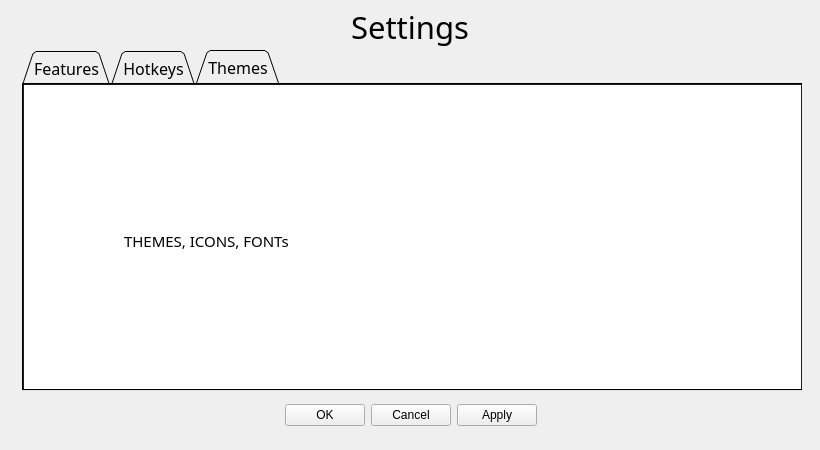
<?xml version="1.0" encoding="UTF-8"?>
<ui version="4.0">
 <class>SettingsWindow</class>
 <widget class="QWidget" name="SettingsWindow">
  <property name="geometry">
   <rect>
    <x>0</x>
    <y>0</y>
    <width>820</width>
    <height>450</height>
   </rect>
  </property>
  <property name="font">
   <font>
    <family>Print Clearly</family>
    <pointsize>18</pointsize>
   </font>
  </property>
  <property name="windowTitle">
   <string>Form</string>
  </property>
  <property name="autoFillBackground">
   <bool>true</bool>
  </property>
  <property name="styleSheet">
   <string notr="true"/>
  </property>
  <widget class="QTabWidget" name="tabWidget">
   <property name="geometry">
    <rect>
     <x>22</x>
     <y>50</y>
     <width>781</width>
     <height>341</height>
    </rect>
   </property>
   <property name="palette">
    <palette>
     <active>
      <colorrole role="Button">
       <brush brushstyle="SolidPattern">
        <color alpha="0">
         <red>0</red>
         <green>0</green>
         <blue>0</blue>
        </color>
       </brush>
      </colorrole>
      <colorrole role="Base">
       <brush brushstyle="SolidPattern">
        <color alpha="0">
         <red>0</red>
         <green>0</green>
         <blue>0</blue>
        </color>
       </brush>
      </colorrole>
      <colorrole role="Window">
       <brush brushstyle="SolidPattern">
        <color alpha="0">
         <red>0</red>
         <green>0</green>
         <blue>0</blue>
        </color>
       </brush>
      </colorrole>
     </active>
     <inactive>
      <colorrole role="Button">
       <brush brushstyle="SolidPattern">
        <color alpha="0">
         <red>0</red>
         <green>0</green>
         <blue>0</blue>
        </color>
       </brush>
      </colorrole>
      <colorrole role="Base">
       <brush brushstyle="SolidPattern">
        <color alpha="0">
         <red>0</red>
         <green>0</green>
         <blue>0</blue>
        </color>
       </brush>
      </colorrole>
      <colorrole role="Window">
       <brush brushstyle="SolidPattern">
        <color alpha="0">
         <red>0</red>
         <green>0</green>
         <blue>0</blue>
        </color>
       </brush>
      </colorrole>
     </inactive>
     <disabled>
      <colorrole role="Button">
       <brush brushstyle="SolidPattern">
        <color alpha="0">
         <red>0</red>
         <green>0</green>
         <blue>0</blue>
        </color>
       </brush>
      </colorrole>
      <colorrole role="Base">
       <brush brushstyle="SolidPattern">
        <color alpha="0">
         <red>0</red>
         <green>0</green>
         <blue>0</blue>
        </color>
       </brush>
      </colorrole>
      <colorrole role="Window">
       <brush brushstyle="SolidPattern">
        <color alpha="0">
         <red>0</red>
         <green>0</green>
         <blue>0</blue>
        </color>
       </brush>
      </colorrole>
     </disabled>
    </palette>
   </property>
   <property name="font">
    <font>
     <family>Quicksand Book</family>
     <pointsize>12</pointsize>
     <kerning>true</kerning>
    </font>
   </property>
   <property name="focusPolicy">
    <enum>Qt::NoFocus</enum>
   </property>
   <property name="styleSheet">
    <string notr="true">QTabBar::tab{
	background-color: rgb(129, 129, 129);
	color: rgb(255, 255, 255);
	padding-left:20px;
	padding-right: 20px;
	padding-top: 5px;
	padding-bottom: 7px;
	margin: 1px;
	border-radius: 2px;
}


QTabBar::tab:selected{
	background-color: rgb(88, 88, 88);
}

background-color: white;
</string>
   </property>
   <property name="tabPosition">
    <enum>QTabWidget::North</enum>
   </property>
   <property name="tabShape">
    <enum>QTabWidget::Triangular</enum>
   </property>
   <property name="currentIndex">
    <number>2</number>
   </property>
   <property name="usesScrollButtons">
    <bool>true</bool>
   </property>
   <property name="documentMode">
    <bool>false</bool>
   </property>
   <widget class="QWidget" name="features">
    <property name="styleSheet">
     <string notr="true">background-color: rgb(255, 255, 255);</string>
    </property>
    <attribute name="title">
     <string>Features</string>
    </attribute>
    <widget class="QWidget" name="horizontalLayoutWidget">
     <property name="geometry">
      <rect>
       <x>40</x>
       <y>80</y>
       <width>691</width>
       <height>201</height>
      </rect>
     </property>
     <layout class="QHBoxLayout" name="horizontalLayout_4">
      <item>
       <layout class="QVBoxLayout" name="verticalLayout_2">
        <item>
         <widget class="QCheckBox" name="runOnStartup">
          <property name="font">
           <font>
            <family>Print Clearly</family>
            <pointsize>24</pointsize>
           </font>
          </property>
          <property name="styleSheet">
           <string notr="true">QCheckBox::indicator {
width: 20px;
height: 20px;
}</string>
          </property>
          <property name="text">
           <string>Run on startup</string>
          </property>
          <property name="checked">
           <bool>true</bool>
          </property>
          <property name="tristate">
           <bool>false</bool>
          </property>
         </widget>
        </item>
        <item>
         <widget class="QCheckBox" name="highlightOngoing">
          <property name="font">
           <font>
            <family>Print Clearly</family>
            <pointsize>24</pointsize>
           </font>
          </property>
          <property name="styleSheet">
           <string notr="true">QCheckBox::indicator {
width: 20px;
height: 20px;
}</string>
          </property>
          <property name="text">
           <string>Highlight ongoing tasks</string>
          </property>
          <property name="checked">
           <bool>true</bool>
          </property>
          <property name="tristate">
           <bool>false</bool>
          </property>
         </widget>
        </item>
        <item>
         <widget class="QCheckBox" name="highlightOverdue">
          <property name="font">
           <font>
            <family>Print Clearly</family>
            <pointsize>24</pointsize>
           </font>
          </property>
          <property name="styleSheet">
           <string notr="true">QCheckBox::indicator {
width: 20px;
height: 20px;
}</string>
          </property>
          <property name="text">
           <string>Highlight overdue tasks</string>
          </property>
          <property name="checked">
           <bool>true</bool>
          </property>
          <property name="tristate">
           <bool>false</bool>
          </property>
         </widget>
        </item>
       </layout>
      </item>
      <item>
       <layout class="QVBoxLayout" name="verticalLayout">
        <property name="spacing">
         <number>0</number>
        </property>
        <item>
         <widget class="QCheckBox" name="commandColors">
          <property name="font">
           <font>
            <family>Print Clearly</family>
            <pointsize>24</pointsize>
           </font>
          </property>
          <property name="styleSheet">
           <string notr="true">QCheckBox::indicator {
width: 20px;
height: 20px;
}</string>
          </property>
          <property name="text">
           <string>Command keyword colours</string>
          </property>
          <property name="checked">
           <bool>true</bool>
          </property>
          <property name="tristate">
           <bool>false</bool>
          </property>
         </widget>
        </item>
        <item>
         <widget class="QCheckBox" name="spellcheck">
          <property name="font">
           <font>
            <family>Print Clearly</family>
            <pointsize>24</pointsize>
           </font>
          </property>
          <property name="styleSheet">
           <string notr="true">QCheckBox::indicator {
width: 20px;
height: 20px;
}</string>
          </property>
          <property name="text">
           <string>Spellcheck</string>
          </property>
          <property name="checked">
           <bool>true</bool>
          </property>
          <property name="tristate">
           <bool>false</bool>
          </property>
         </widget>
        </item>
        <item>
         <widget class="QCheckBox" name="commandTooltip">
          <property name="font">
           <font>
            <family>Print Clearly</family>
            <pointsize>24</pointsize>
           </font>
          </property>
          <property name="styleSheet">
           <string notr="true">QCheckBox::indicator {
width: 20px;
height: 20px;
}</string>
          </property>
          <property name="text">
           <string>Show command tooltip</string>
          </property>
          <property name="checked">
           <bool>true</bool>
          </property>
          <property name="tristate">
           <bool>false</bool>
          </property>
         </widget>
        </item>
       </layout>
      </item>
     </layout>
    </widget>
    <widget class="QLabel" name="seqDescription_2">
     <property name="geometry">
      <rect>
       <x>0</x>
       <y>40</y>
       <width>771</width>
       <height>41</height>
      </rect>
     </property>
     <property name="font">
      <font>
       <family>Quicksand Book</family>
       <pointsize>22</pointsize>
       <weight>50</weight>
       <bold>false</bold>
      </font>
     </property>
     <property name="text">
      <string>Enable and disable Tasuke's features here.</string>
     </property>
     <property name="alignment">
      <set>Qt::AlignHCenter|Qt::AlignTop</set>
     </property>
     <property name="wordWrap">
      <bool>true</bool>
     </property>
    </widget>
   </widget>
   <widget class="QWidget" name="hotkeys">
    <property name="styleSheet">
     <string notr="true">background-color: rgb(255, 255, 255);</string>
    </property>
    <attribute name="title">
     <string>Hotkeys</string>
    </attribute>
    <widget class="QLabel" name="seqDescription">
     <property name="geometry">
      <rect>
       <x>80</x>
       <y>40</y>
       <width>641</width>
       <height>81</height>
      </rect>
     </property>
     <property name="font">
      <font>
       <family>Quicksand Book</family>
       <pointsize>22</pointsize>
       <weight>50</weight>
       <bold>false</bold>
      </font>
     </property>
     <property name="text">
      <string>Configure keyboard shortcuts to open Tasuke's windows here.</string>
     </property>
     <property name="alignment">
      <set>Qt::AlignHCenter|Qt::AlignTop</set>
     </property>
     <property name="wordWrap">
      <bool>true</bool>
     </property>
    </widget>
    <widget class="QWidget" name="taskWindowSeqMenu" native="true">
     <property name="geometry">
      <rect>
       <x>70</x>
       <y>150</y>
       <width>171</width>
       <height>101</height>
      </rect>
     </property>
     <property name="styleSheet">
      <string notr="true">background-color: none;</string>
     </property>
     <layout class="QVBoxLayout" name="taskWindowBox">
      <property name="spacing">
       <number>3</number>
      </property>
      <item>
       <widget class="QLabel" name="taskWindowSeqLabel">
        <property name="font">
         <font>
          <family>Print Clearly</family>
          <pointsize>22</pointsize>
         </font>
        </property>
        <property name="text">
         <string>Task Window</string>
        </property>
        <property name="alignment">
         <set>Qt::AlignHCenter|Qt::AlignTop</set>
        </property>
        <property name="wordWrap">
         <bool>true</bool>
        </property>
       </widget>
      </item>
      <item>
       <widget class="QKeySequenceEdit" name="taskWindowSeqEdit">
        <property name="font">
         <font>
          <family>Arial</family>
          <pointsize>12</pointsize>
          <weight>50</weight>
          <italic>false</italic>
          <bold>false</bold>
         </font>
        </property>
        <property name="acceptDrops">
         <bool>false</bool>
        </property>
       </widget>
      </item>
      <item>
       <layout class="QHBoxLayout" name="horizontalLayout">
        <item>
         <widget class="QPushButton" name="taskWindowSeqReset">
          <property name="text">
           <string>Reset</string>
          </property>
         </widget>
        </item>
       </layout>
      </item>
     </layout>
    </widget>
    <widget class="QWidget" name="inputWindowSeqMenu" native="true">
     <property name="geometry">
      <rect>
       <x>315</x>
       <y>150</y>
       <width>171</width>
       <height>101</height>
      </rect>
     </property>
     <property name="styleSheet">
      <string notr="true">background-color: none;</string>
     </property>
     <layout class="QVBoxLayout" name="inputWindowBox">
      <property name="spacing">
       <number>3</number>
      </property>
      <item>
       <widget class="QLabel" name="inputWindowSeqLabel">
        <property name="font">
         <font>
          <family>Print Clearly</family>
          <pointsize>22</pointsize>
         </font>
        </property>
        <property name="text">
         <string>Command box</string>
        </property>
        <property name="alignment">
         <set>Qt::AlignHCenter|Qt::AlignTop</set>
        </property>
        <property name="wordWrap">
         <bool>true</bool>
        </property>
       </widget>
      </item>
      <item>
       <widget class="QKeySequenceEdit" name="inputWindowSeqEdit">
        <property name="font">
         <font>
          <family>Arial</family>
          <pointsize>12</pointsize>
          <weight>50</weight>
          <italic>false</italic>
          <bold>false</bold>
         </font>
        </property>
        <property name="acceptDrops">
         <bool>false</bool>
        </property>
       </widget>
      </item>
      <item>
       <layout class="QHBoxLayout" name="horizontalLayout_2">
        <item>
         <widget class="QPushButton" name="inputWindowSeqReset">
          <property name="text">
           <string>Reset</string>
          </property>
         </widget>
        </item>
       </layout>
      </item>
     </layout>
    </widget>
    <widget class="QWidget" name="seqBGLayout" native="true">
     <property name="geometry">
      <rect>
       <x>40</x>
       <y>120</y>
       <width>721</width>
       <height>161</height>
      </rect>
     </property>
     <property name="styleSheet">
      <string notr="true">background-color: none;</string>
     </property>
     <layout class="QHBoxLayout" name="boxes">
      <property name="spacing">
       <number>30</number>
      </property>
      <item>
       <widget class="QLabel" name="seqBG_3">
        <property name="styleSheet">
         <string notr="true">background-color: rgb(207, 207, 207);</string>
        </property>
        <property name="text">
         <string/>
        </property>
       </widget>
      </item>
      <item>
       <widget class="QLabel" name="seqBG_2">
        <property name="styleSheet">
         <string notr="true">background-color: rgb(207, 207, 207);</string>
        </property>
        <property name="text">
         <string/>
        </property>
       </widget>
      </item>
      <item>
       <widget class="QLabel" name="seqBG">
        <property name="styleSheet">
         <string notr="true">background-color: rgb(207, 207, 207);</string>
        </property>
        <property name="text">
         <string/>
        </property>
       </widget>
      </item>
     </layout>
     <zorder>seqBG_2</zorder>
     <zorder>seqBG_3</zorder>
     <zorder>seqBG</zorder>
    </widget>
    <widget class="QWidget" name="bothSeqMenu" native="true">
     <property name="geometry">
      <rect>
       <x>560</x>
       <y>150</y>
       <width>171</width>
       <height>101</height>
      </rect>
     </property>
     <property name="styleSheet">
      <string notr="true">background-color: none;</string>
     </property>
     <layout class="QVBoxLayout" name="bothBox">
      <property name="spacing">
       <number>3</number>
      </property>
      <item>
       <widget class="QLabel" name="bothSeqLabel">
        <property name="font">
         <font>
          <family>Print Clearly</family>
          <pointsize>22</pointsize>
         </font>
        </property>
        <property name="text">
         <string>Both windows</string>
        </property>
        <property name="alignment">
         <set>Qt::AlignHCenter|Qt::AlignTop</set>
        </property>
        <property name="wordWrap">
         <bool>true</bool>
        </property>
       </widget>
      </item>
      <item>
       <widget class="QKeySequenceEdit" name="bothSeqEdit">
        <property name="font">
         <font>
          <family>Arial</family>
          <pointsize>12</pointsize>
          <weight>50</weight>
          <italic>false</italic>
          <bold>false</bold>
         </font>
        </property>
        <property name="acceptDrops">
         <bool>false</bool>
        </property>
       </widget>
      </item>
      <item>
       <layout class="QHBoxLayout" name="horizontalLayout_3">
        <item>
         <widget class="QPushButton" name="bothSeqReset">
          <property name="text">
           <string>Reset</string>
          </property>
         </widget>
        </item>
       </layout>
      </item>
     </layout>
    </widget>
    <zorder>seqBGLayout</zorder>
    <zorder>seqDescription</zorder>
    <zorder>taskWindowSeqMenu</zorder>
    <zorder>inputWindowSeqMenu</zorder>
    <zorder>bothSeqMenu</zorder>
   </widget>
   <widget class="QWidget" name="themes">
    <property name="styleSheet">
     <string notr="true">background: white;</string>
    </property>
    <attribute name="title">
     <string>Themes</string>
    </attribute>
    <widget class="QLabel" name="label_7">
     <property name="geometry">
      <rect>
       <x>100</x>
       <y>50</y>
       <width>431</width>
       <height>211</height>
      </rect>
     </property>
     <property name="font">
      <font>
       <family>Quicksand Book</family>
       <pointsize>11</pointsize>
      </font>
     </property>
     <property name="text">
      <string>THEMES, ICONS, FONTs</string>
     </property>
     <property name="wordWrap">
      <bool>true</bool>
     </property>
    </widget>
   </widget>
  </widget>
  <widget class="QLabel" name="title">
   <property name="geometry">
    <rect>
     <x>0</x>
     <y>7</y>
     <width>820</width>
     <height>40</height>
    </rect>
   </property>
   <property name="font">
    <font>
     <family>Quicksand Bold</family>
     <pointsize>23</pointsize>
     <weight>9</weight>
     <italic>false</italic>
     <bold>false</bold>
    </font>
   </property>
   <property name="styleSheet">
    <string notr="true">
text-align: center;
background: transparent;</string>
   </property>
   <property name="text">
    <string>Settings</string>
   </property>
   <property name="alignment">
    <set>Qt::AlignCenter</set>
   </property>
  </widget>
  <widget class="QWidget" name="buttonMenu" native="true">
   <property name="geometry">
    <rect>
     <x>0</x>
     <y>380</y>
     <width>821</width>
     <height>71</height>
    </rect>
   </property>
   <property name="font">
    <font>
     <family>Segoe UI</family>
     <pointsize>9</pointsize>
    </font>
   </property>
   <layout class="QHBoxLayout" name="buttons">
    <item>
     <spacer name="leftSpace">
      <property name="orientation">
       <enum>Qt::Horizontal</enum>
      </property>
      <property name="sizeHint" stdset="0">
       <size>
        <width>40</width>
        <height>20</height>
       </size>
      </property>
     </spacer>
    </item>
    <item>
     <widget class="QPushButton" name="OK">
      <property name="text">
       <string>OK</string>
      </property>
     </widget>
    </item>
    <item>
     <widget class="QPushButton" name="cancel">
      <property name="text">
       <string>Cancel</string>
      </property>
     </widget>
    </item>
    <item>
     <widget class="QPushButton" name="apply">
      <property name="text">
       <string>Apply</string>
      </property>
     </widget>
    </item>
    <item>
     <spacer name="rightSpace">
      <property name="orientation">
       <enum>Qt::Horizontal</enum>
      </property>
      <property name="sizeHint" stdset="0">
       <size>
        <width>40</width>
        <height>20</height>
       </size>
      </property>
     </spacer>
    </item>
   </layout>
  </widget>
 </widget>
 <resources/>
 <connections>
  <connection>
   <sender>taskWindowSeqReset</sender>
   <signal>released()</signal>
   <receiver>taskWindowSeqEdit</receiver>
   <slot>clear()</slot>
   <hints>
    <hint type="sourcelabel">
     <x>137</x>
     <y>282</y>
    </hint>
    <hint type="destinationlabel">
     <x>176</x>
     <y>254</y>
    </hint>
   </hints>
  </connection>
  <connection>
   <sender>bothSeqReset</sender>
   <signal>released()</signal>
   <receiver>bothSeqEdit</receiver>
   <slot>clear()</slot>
   <hints>
    <hint type="sourcelabel">
     <x>637</x>
     <y>282</y>
    </hint>
    <hint type="destinationlabel">
     <x>676</x>
     <y>254</y>
    </hint>
   </hints>
  </connection>
  <connection>
   <sender>inputWindowSeqReset</sender>
   <signal>released()</signal>
   <receiver>inputWindowSeqEdit</receiver>
   <slot>clear()</slot>
   <hints>
    <hint type="sourcelabel">
     <x>386</x>
     <y>282</y>
    </hint>
    <hint type="destinationlabel">
     <x>425</x>
     <y>254</y>
    </hint>
   </hints>
  </connection>
  <connection>
   <sender>cancel</sender>
   <signal>released()</signal>
   <receiver>SettingsWindow</receiver>
   <slot>close()</slot>
   <hints>
    <hint type="sourcelabel">
     <x>410</x>
     <y>415</y>
    </hint>
    <hint type="destinationlabel">
     <x>409</x>
     <y>224</y>
    </hint>
   </hints>
  </connection>
 </connections>
</ui>
